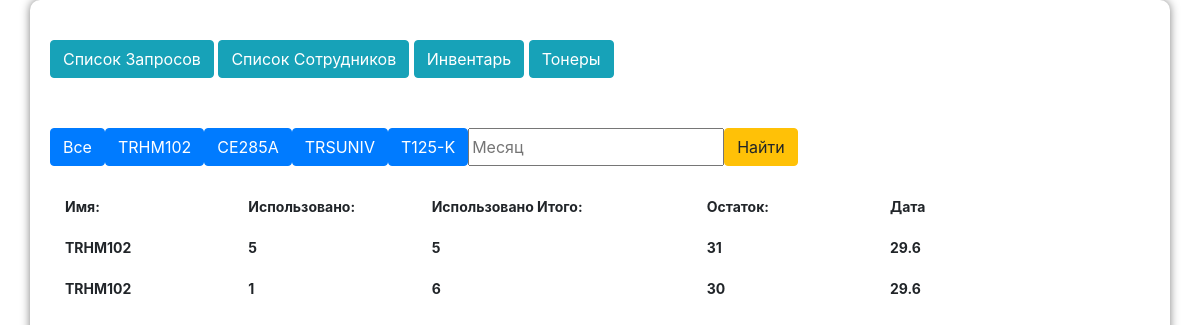
Before: /history_list (signed in) with the older database file.
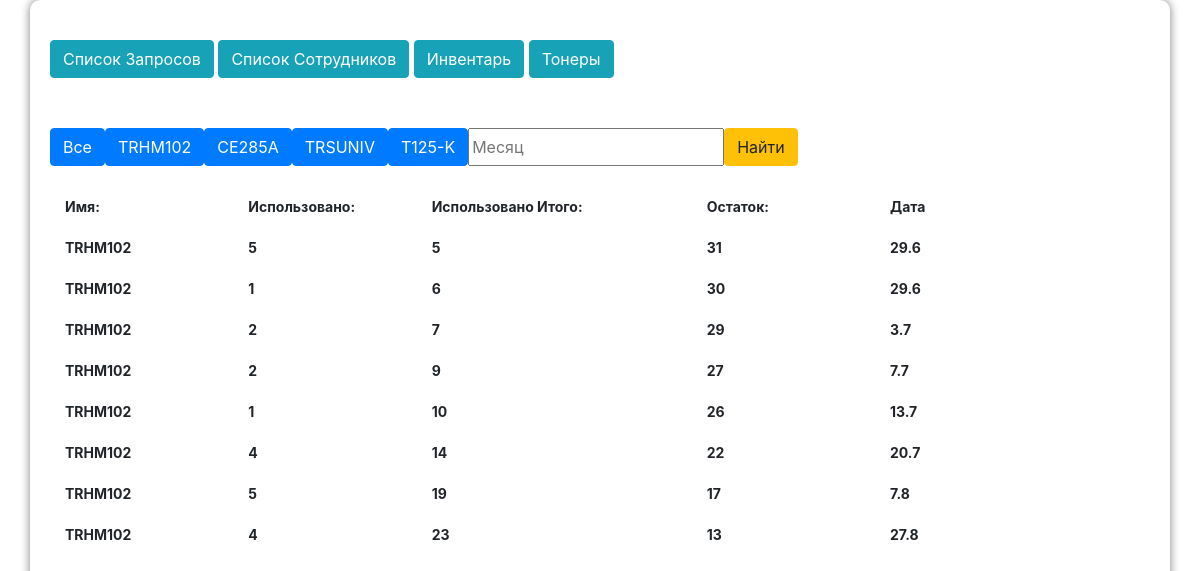
After: the same page with the newer database file.
### blog/models.py (models this page shows, shortened)
class History(models.Model):
    name = models.CharField('History', max_length=100, default='history')
    used = models.IntegerField(default=0)
    old_rem = models.IntegerField(default=0)
    new_rem = models.IntegerField(default=0)
    old_over = models.IntegerField(default=0)
    new_over = models.IntegerField(default=0)
    old_text = models.CharField('History', max_length=100, default='history')
    new_text = models.CharField('History', max_length=100, default='history')
    date = models.DateTimeField(default=datetime.now, blank=True)

### blog/views.py (the view)
# urls.py: path('history_list', views.history_list, name='history_list'),
def history_list(request):
    items = History.objects.all().order_by('date')
    context = {
        'items': items
    }
    return render(request, 'blog/history_list.html', context)

### blog/templates/blog/history_list.html (shortened to what this page needs)
{% extends 'blog/base.html' %}
    {% block content %}
        {% if user.is_superuser %}
            <div class="history_list">
                <div class="row buttons">
                    <button class="btn btn-primary" id='4' onclick="toner_choice(this.id)" >Все</button>
                    <button class="btn btn-primary" id='1' onclick="toner_choice(this.id)" >TRHM102</button>
                    <button class="btn btn-primary" id='2' onclick="toner_choice(this.id)" >CE285A</button>
                    <button class="btn btn-primary" id='3' onclick="toner_choice(this.id)" >TRSUNIV</button>
                    <button class="btn btn-primary" id='5' onclick="toner_choice(this.id)" >T125-K</button>
                    <input type="text" id="month" placeholder="Месяц">
                    <button class="btn btn-warning" onclick="toner_date()">Найти</button>
                </div>
                <div class="row">
                    <div class="col-md-2 title">Имя: </div>
                    <div class="col-md-2 title">Использовано:</div>
                    <div class="col-md-3 title">Использовано Итого:</div>
                    <div class="col-md-2 title">Остаток:</div>
                    <div class="col-md-2 title">Дата</div>
                </div>
                <div class="toner" id="toner1" >
                    {% for item in items %}
                        {% if item.name == 'TRHM102' %}
                            <div class="row item day{{ item.date.day }} month{{ item.date.month }}">
                                <div class="col-md-2 title">{{ item.name }}</div>
                                <div class="col-md-2 title">{{ item.used }}</div>
                                <div class="col-md-3 title">{{ item.new_over }}</div>
                                <div class="col-md-2 title">{{ item.new_rem }}</div>
                                <div class="col-md-3 title">{{ item.date.day }}.{{ item.date.month }}</div>
                            </div>
                        {% endif %}
                    {% endfor %}
                </div>
            </div>
        {% endif %}
    {% endblock %}

Changed rows visible on the page:
added History: name "TRHM102", used "2", new_over "7", new_rem "29", date.day "3", date.month "7"
added History: name "TRHM102", used "2", new_over "9", new_rem "27", date.day "7", date.month "7"
added History: name "TRHM102", used "1", new_over "10", new_rem "26", date.day "13", date.month "7"
added History: name "TRHM102", used "4", new_over "14", new_rem "22", date.day "20", date.month "7"
added History: name "TRHM102", used "5", new_over "19", new_rem "17", date.day "7", date.month "8"
added History: name "TRHM102", used "4", new_over "23", new_rem "13", date.day "27", date.month "8"
